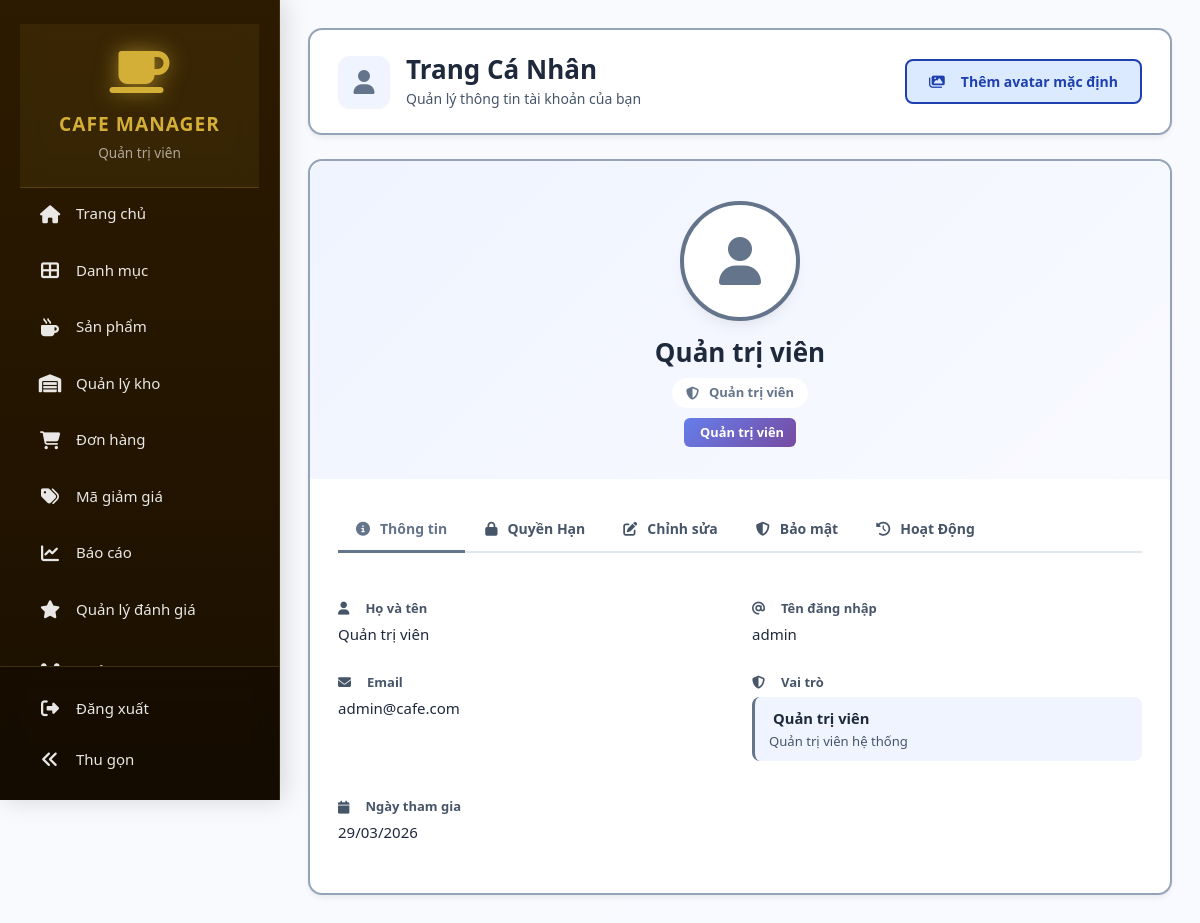
Screenshot of /admin/profile.php (signed in) with the database file from the repository.
### tables this page shows
CREATE TABLE users (
    id INT PRIMARY KEY AUTO_INCREMENT,
    username VARCHAR(50) UNIQUE NOT NULL,
    password VARCHAR(255) NOT NULL,
    email VARCHAR(100) UNIQUE,
    full_name VARCHAR(100) NOT NULL,
    phone VARCHAR(20),
    address TEXT,
    avatar VARCHAR(255) DEFAULT NULL,
    role ENUM('admin', 'staff', 'customer') DEFAULT 'customer',
    is_active TINYINT(1) DEFAULT 1,
    created_at TIMESTAMP DEFAULT CURRENT_TIMESTAMP,
    updated_at TIMESTAMP DEFAULT CURRENT_TIMESTAMP ON UPDATE CURRENT_TIMESTAMP,
    reset_token VARCHAR(255) NULL,
    reset_token_expiry DATETIME NULL,
    remember_token VARCHAR(255) NULL,
    token_expiry DATETIME NULL,
    INDEX idx_reset_token (reset_token),
    INDEX idx_email (email),
    INDEX idx_username (username),
    INDEX idx_role (role),
    INDEX idx_is_active (is_active)
);

CREATE TABLE roles (
    id INT PRIMARY KEY AUTO_INCREMENT,
    name VARCHAR(100) NOT NULL UNIQUE,
    display_name VARCHAR(100) NOT NULL,
    description TEXT,
    created_at TIMESTAMP DEFAULT CURRENT_TIMESTAMP
);

### config/helpers.php (called while the page is built, shortened)
<?php
function getUserRoles($userId) {
    global $pdo;
    $stmt = $pdo->prepare("
        SELECT r.* FROM roles r
        INNER JOIN user_roles ur ON r.id = ur.role_id
        WHERE ur.user_id = ?
        ORDER BY r.name
    ");
    $stmt->execute([$userId]);
    return $stmt->fetchAll();
}

### admin/profile.php (the view, shortened to what this page needs)
<?php
require_once '../config/init.php';
$user_id    = $_SESSION['user_id'];
$stmt=$pdo->prepare("SELECT * FROM users WHERE id=?"); $stmt->execute([$user_id]); $user=$stmt->fetch();
$user_roles=getUserRoles($user_id);
?>
<!DOCTYPE html>
<html lang="vi">
<head>
    <link rel="stylesheet" href="https://cdnjs.cloudflare.com/ajax/libs/bootstrap/5.3.0/css/bootstrap.min.css">
    <link rel="stylesheet" href="https://cdnjs.cloudflare.com/ajax/libs/font-awesome/6.4.0/css/all.min.css">
    <link rel="stylesheet" href="../assets/cssad/profile.css">
</head>
<body>
<div class="d-flex">
    <?php include 'sidebar.php'; ?>
    <main class="profile-main">
        <div class="page-header">
            <div class="page-header-left">
                <div class="page-header-icon"><i class="fas fa-user"></i></div>
                <div>
                    <h1 class="page-title">Trang Cá Nhân</h1>
                    <p class="page-subtitle">Quản lý thông tin tài khoản của bạn</p>
                </div>
            </div>
            <button class="btn-gold-outline" id="manageDefaultsBtn">
                <i class="fas fa-images me-2"></i>Thêm avatar mặc định
            </button>
        </div>
        <div class="profile-card">
            <div class="profile-card-top">
                <div class="profile-avatar-wrap">
                    <?php if (!empty($user['avatar'])&&file_exists(__DIR__.'/'.$user['avatar'])): ?>
                        <img src="<?=htmlspecialchars($user['avatar'])?>?t=<?=time()?>" alt="Avatar" class="profile-avatar-img">
                    <?php else: ?>
                        <i class="fas fa-user"></i>
                    <?php endif; ?>
                </div>
                <h2 class="profile-fullname"><?=htmlspecialchars($user['full_name'])?></h2>
                <div class="profile-role-tag">
                    <i class="fas fa-shield-alt me-1"></i>
                    <?=htmlspecialchars(!empty($user_roles)?$user_roles[0]['display_name']:$user['role'])?>
                </div>
                <?php if (!empty($user_roles)): ?>
                    <div class="profile-badges">
                        <?php foreach($user_roles as $r): ?>
                            <span class="profile-badge"><i class="fas fa-badge me-1"></i><?=htmlspecialchars($r['display_name'])?></span>
                        <?php endforeach; ?>
                    </div>
                <?php endif; ?>
            </div>
            <div class="profile-card-body">
                <ul class="profile-nav-tabs" id="profileTabs" role="tablist">
                    <li role="presentation"><button class="profile-tab-btn active" data-bs-toggle="tab" data-bs-target="#info"        type="button" role="tab" aria-selected="true"><i class="fas fa-info-circle me-1"></i>Thông tin</button></li>
                    <li role="presentation"><button class="profile-tab-btn"        data-bs-toggle="tab" data-bs-target="#permissions" type="button" role="tab" aria-selected="false"><i class="fas fa-lock me-1"></i>Quyền Hạn</button></li>
                    <li role="presentation"><button class="profile-tab-btn"        data-bs-toggle="tab" data-bs-target="#edit"        type="button" role="tab" aria-selected="false"><i class="fas fa-edit me-1"></i>Chỉnh sửa</button></li>
                    <li role="presentation"><button class="profile-tab-btn"        data-bs-toggle="tab" data-bs-target="#security"    type="button" role="tab" aria-selected="false"><i class="fas fa-shield-alt me-1"></i>Bảo mật</button></li>
                    <li role="presentation"><button class="profile-tab-btn"        data-bs-toggle="tab" data-bs-target="#activity"    type="button" role="tab" aria-selected="false"><i class="fas fa-history me-1"></i>Hoạt Động</button></li>
                </ul>
                <div class="tab-content" id="profileTabContent">
                    <div id="info" class="tab-pane fade show active" role="tabpanel">
                        <div class="row">
                            <div class="col-md-6"><div class="info-row"><div class="info-lbl"><i class="fas fa-user me-2"></i>Họ và tên</div><div class="info-val"><?=htmlspecialchars($user['full_name'])?></div></div></div>
                            <div class="col-md-6"><div class="info-row"><div class="info-lbl"><i class="fas fa-at me-2"></i>Tên đăng nhập</div><div class="info-val"><?=htmlspecialchars($user['username'])?></div></div></div>
                            <div class="col-md-6"><div class="info-row"><div class="info-lbl"><i class="fas fa-envelope me-2"></i>Email</div><div class="info-val"><?=htmlspecialchars($user['email'])?></div></div></div>
                            <div class="col-md-6">
                                <div class="info-row">
                                    <div class="info-lbl"><i class="fas fa-shield-alt me-2"></i>Vai trò</div>
                                    <div class="info-val">
                                        <?php if (!empty($user_roles)): ?>
                                            <?php foreach($user_roles as $r): ?>
                                                <div class="role-card"><strong><i class="fas fa-badge me-1" style="color:#D4AF37"></i><?=htmlspecialchars($r['display_name'])?></strong><?php if(!empty($r['description'])): ?><small><?=htmlspecialchars($r['description'])?></small><?php endif; ?></div>
                                            <?php endforeach; ?>
                                        <?php else: ?><span class="text-muted">Không có vai trò</span><?php endif; ?>
                                    </div>
                                </div>
                            </div>
                            <div class="col-md-6"><div class="info-row"><div class="info-lbl"><i class="fas fa-calendar me-2"></i>Ngày tham gia</div><div class="info-val"><?=date('d/m/Y',strtotime($user['created_at']))?></div></div></div>
                        </div>
                    </div>
                </div>
            </div>
        </div>
    </main>
</div>
</body>
</html>

### assets/cssad/sidebar.css (style rules this page uses)
:root { --sidebar-expanded: 280px; --sidebar-collapsed: 80px; --primary-brown: #2D1B00; --accent-gold: #D4AF37; --hover-gold: #FFD700; --text-light: rgba(255, 255, 255, 0.9); --text-muted: rgba(255, 255, 255, 0.6); }

### rows the page displays
users: full_name "Quản trị viên", username "admin", email "admin@cafe.com", created_at "29/03/2026"
roles: display_name "Quản trị viên", description "Quản trị viên hệ thống"

### other values shown
$_SESSION['full_name'] "Quản trị viên"
